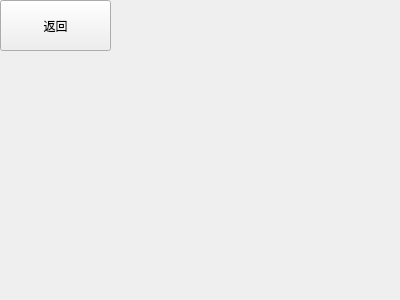
<?xml version="1.0" encoding="UTF-8"?>
<ui version="4.0">
 <class>clg_cmd</class>
 <widget class="QWidget" name="clg_cmd">
  <property name="geometry">
   <rect>
    <x>0</x>
    <y>0</y>
    <width>400</width>
    <height>300</height>
   </rect>
  </property>
  <property name="windowTitle">
   <string>Form</string>
  </property>
  <widget class="QPushButton" name="pushButton">
   <property name="geometry">
    <rect>
     <x>0</x>
     <y>0</y>
     <width>111</width>
     <height>51</height>
    </rect>
   </property>
   <property name="text">
    <string>返回</string>
   </property>
  </widget>
 </widget>
 <resources/>
 <connections/>
</ui>
